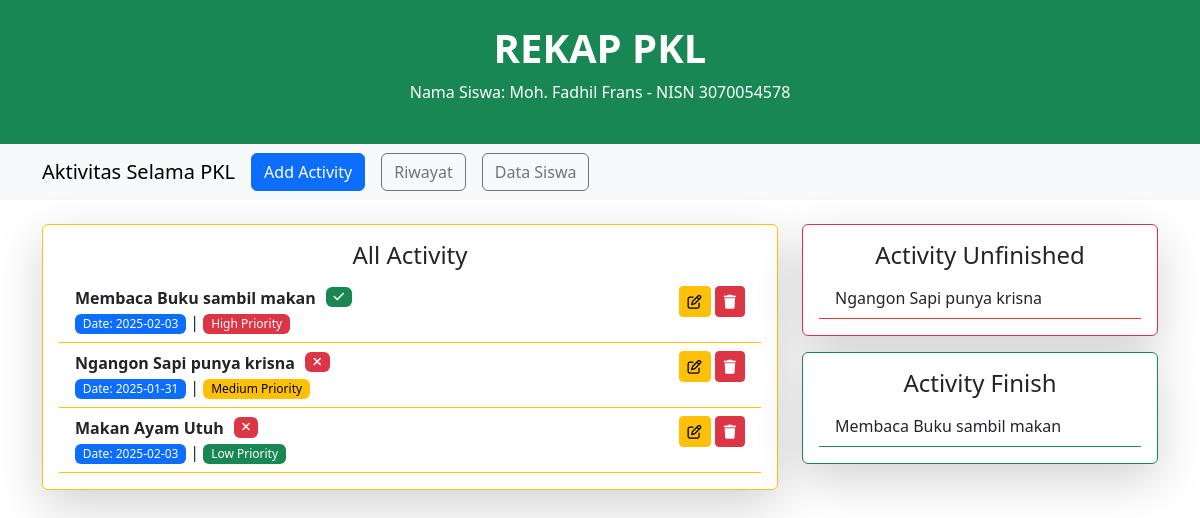
The page / on the database its author committed.
### tables this page shows
CREATE TABLE `tasks` (
  `id_task` int(3) NOT NULL,
  `name_task` varchar(50) NOT NULL,
  `status_task` enum('Finish','Unfinished','','') NOT NULL,
  `priority` enum('High Priority','Medium Priority','Low Priority','') NOT NULL,
  `date_task` date NOT NULL
);

### all-todo.php (the view, shortened to what this page needs)
<div class="card border-1 border-warning shadow-lg">
  <div class="card-body">
    <h4 class="text-center">All Activity</h4>
    <ul class="list-group">
      <?php
      $sql = "SELECT * FROM tasks";
      $result = $con->query($sql);
      while ($data = $result->fetch_array()) {
        ?>
        <li class="list-group-item border-bottom border-warning">
          <div class="row justify-content-between">
            <div class="col-md-9 text-start">
              <?php if ($data['status_task'] === 'Finish') { ?>
                <span class="fw-bold position-relative"><?= $data['name_task'] ?>
                  <i class="position-absolute top-0 start-100 badge bg-success fa-solid fa-check" style="margin-left:10px"> </i><br>
                <?php } else { ?>
                  <span class="fw-bold position-relative"><?= $data['name_task'] ?>
                    <i class="position-absolute top-0 start-100 badge bg-danger fa-solid fa-xmark" style="margin-left:10px"> </i><br>
                  <?php } ?>
                </span>
                <span class="fw-normal span-date badge text-bg-primary">Date: <?= $data['date_task'] ?> </span> |
                <?php if ($data['priority'] === 'High Priority') { ?>
                  <span class="fw-normal span-date badge text-bg-danger"><?= $data['priority'] ?></span>
                <?php } else if ($data['priority'] === 'Medium Priority') { ?>
                    <span class="fw-normal span-date badge text-bg-warning"><?= $data['priority'] ?></span>
                <?php } else if ($data['priority'] === 'Low Priority') { ?>
                      <span class="fw-normal span-date badge text-bg-success"><?= $data['priority'] ?></span>
                <?php } ?>
            </div>
            <div class="col-md-3 text-end">
              <a class="btn btn-sm btn-warning" data-bs-toggle="modal"
                data-bs-target="#modalEditTodo<?= $data['id_task']; ?>">
                <i class="fa-regular fa-pen-to-square"></i>
              </a>
              <a href="index.php?delete=<?= $data['id_task'] ?>" onclick="return confirm('Apakah anda yakin?')"
                class="btn btn-sm btn-danger">
                <i class="fa-solid fa-trash"></i>
              </a>
            </div>
          </div>
        </li>
      <?php } ?>
    </ul>
  </div>
</div><br><br>

### todolist-belum-selesai.php (shortened to what this page needs)
<div class="card border-1 border-danger shadow-lg mb-3">
  <div class="card-body">
    <h4 class="text-center">Activity Unfinished</h4>
    <ul class="list-group">
      <?php
      $query = mysqli_query($con, "SELECT * FROM tasks WHERE status_task='Unfinished'");
      while ($row = mysqli_fetch_array($query)) {
        ?>
        <li class="list-group-item border-bottom border-danger">
          <?= $row['name_task']; ?>
        </li>
      <?php } ?>
    </ul>
  </div>
</div>

### todolist-selesai.php (shortened to what this page needs)
<div class="card border-1 border-success shadow-lg">
  <div class="card-body">
    <h4 class="text-center">Activity Finish</h4>
    <ul class="list-group">
      <?php
      $query = mysqli_query($con, "SELECT * FROM tasks WHERE status_task='Finish'");
      while ($row = mysqli_fetch_array($query)) {
        ?>
        <li class="list-group-item border-bottom border-success">
          <?= $row['name_task']; ?>
        </li>
      <?php } ?>
    </ul>
  </div>
</div>

### style.css (style rules this page uses)
.list-group-item { border-top: 0px !important; border-right: 0px !important; border-left: 0px !important; }
.list-group-item:last-child { border-bottom-right-radius: 0px !important; border-bottom-left-radius: 0px !important; }
.span-date { font-size: 12px; }

### rows shown on the page
tasks: name_task "Membaca Buku sambil makan", date_task "2025-02-03", priority "High Priority"
tasks: name_task "Ngangon Sapi punya krisna", date_task "2025-01-31", priority "Medium Priority"
tasks: name_task "Makan Ayam Utuh", date_task "2025-02-03", priority "Low Priority"
